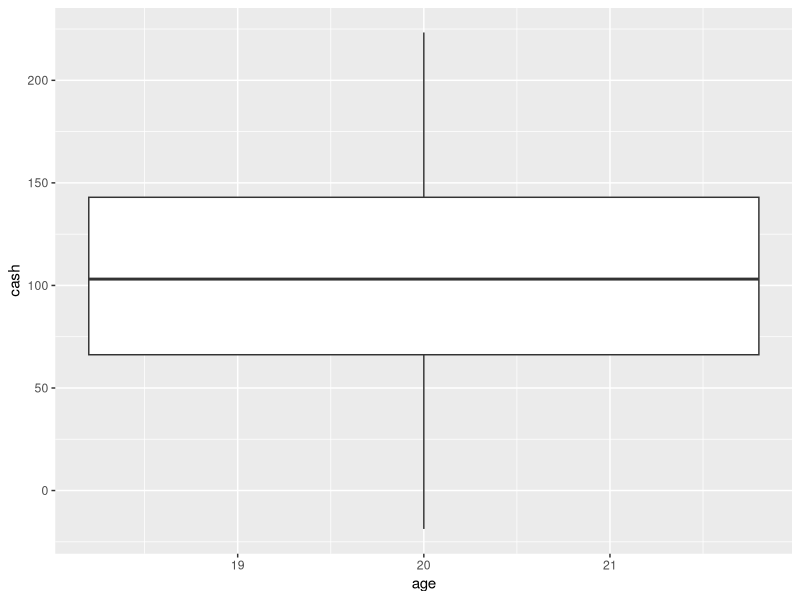
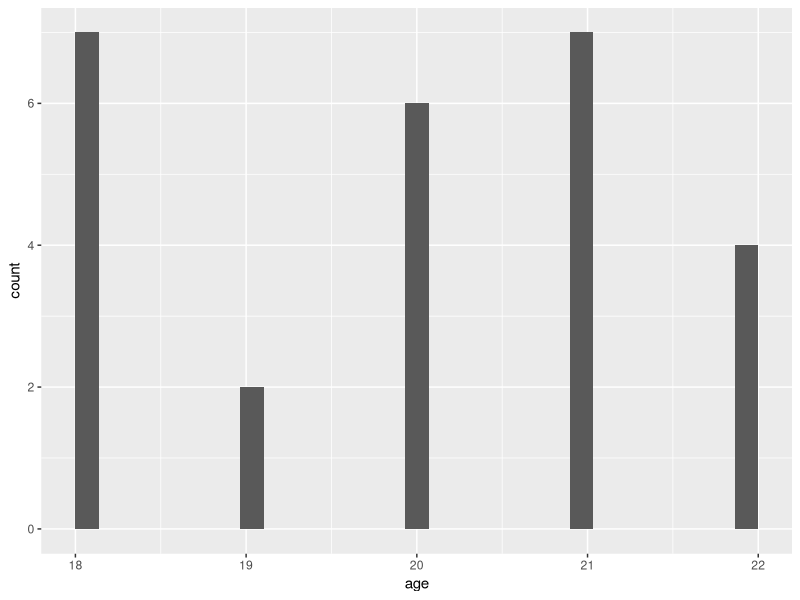

These figures' R source, in order:
library(ggplot2)
library(tibble)

# students daily cash, hryvnyas
data <- tibble(name = letters,
               age = sample(18:22, 26, replace = TRUE),
               cash = rnorm(26, mean = 100, sd = 50))
print(data)
plot <- ggplot(data, aes(x = age, y = cash))
print(plot + geom_boxplot(group = ""))

plot1 <- ggplot(data, aes(x = age))
print(plot1 + geom_histogram())